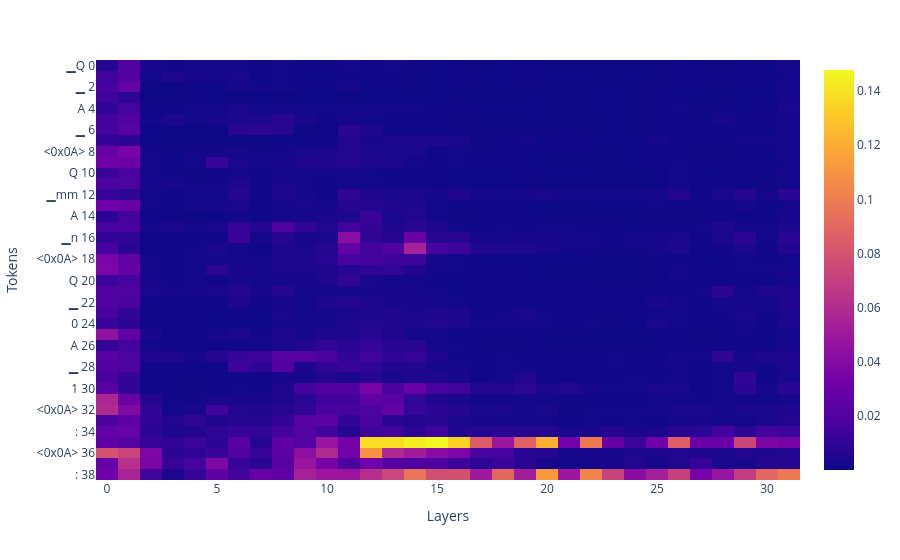

The notebook cell this image was saved under:
### Code cell
# avg attention score accross all layers
short_avg_attn = torch.stack([short_hook_cache["pattern", i, "attn"][:, token_pos, :].mean(dim=0) for i in range(32)])
# remove 0 and 5 columns
short_avg_attn = torch.cat([short_avg_attn[:, 1:5], short_avg_attn[:, 6:]], dim=1)
modified_short_str_tokens = short_str_tokens[1:5] + short_str_tokens[6:]
px.imshow(
    short_avg_attn.T.cpu(),
    labels=dict(x="Layers", y="Tokens"),
    y=[f"{tok} {i}" for i, tok in enumerate(modified_short_str_tokens)],
    # y=[f"{tok} {i}" for i, tok in enumerate(str_tokens)],
)

### Figure 1 — Plotly figure (JSON) as saved in the notebook; plotly's stock layout.template omitted (floating-point values rounded to 4 significant figures; data arrays with more than 128 entries replaced by an {"elided": "..."} marker saying what was removed)
{"data": [{"coloraxis": "coloraxis", "hovertemplate": "Layers: %{x}<br>Tokens: %{y}<br>color: %{z}<extra></extra>", "name": "0", "type": "heatmap", "xaxis": "x", "y": ["▁Q 0", ": 1", "▁ 2", "6 3", "A 4", ": 5", "▁ 6", "7 7", "<0x0A> 8", "<0x0A> 9", "Q 10", ": 11", "▁mm 12", "<0x0A> 13", "A 14", ": 15", "▁n 16", "n 17", "<0x0A> 18", "<0x0A> 19", "Q 20", ": 21", "▁ 22", "2 23", "0 24", "<0x0A> 25", "A 26", ": 27", "▁ 28", "2 29", "1 30", "<0x0A> 31", "<0x0A> 32", "Q 33", ": 34", "▁eight 35", "<0x0A> 36", "A 37", ": 38"], "yaxis": "y", "z": {"elided": "39x32 float values"}}], "layout": {"autosize": true, "coloraxis": {"colorscale": [[0, "#0d0887"], [0.1111, "#46039f"], [0.2222, "#7201a8"], [0.3333, "#9c179e"], [0.4444, "#bd3786"], [0.5556, "#d8576b"], [0.6667, "#ed7953"], [0.7778, "#fb9f3a"], [0.8889, "#fdca26"], [1, "#f0f921"]]}, "margin": {"t": 60}, "xaxis": {"anchor": "y", "autorange": true, "constrain": "domain", "domain": [0, 1], "range": [-0.5, 31.5], "scaleanchor": "y", "title": {"text": "Layers"}}, "yaxis": {"anchor": "x", "autorange": true, "constrain": "domain", "domain": [0, 1], "range": [38.5, -0.5], "title": {"text": "Tokens"}, "type": "category"}}}
